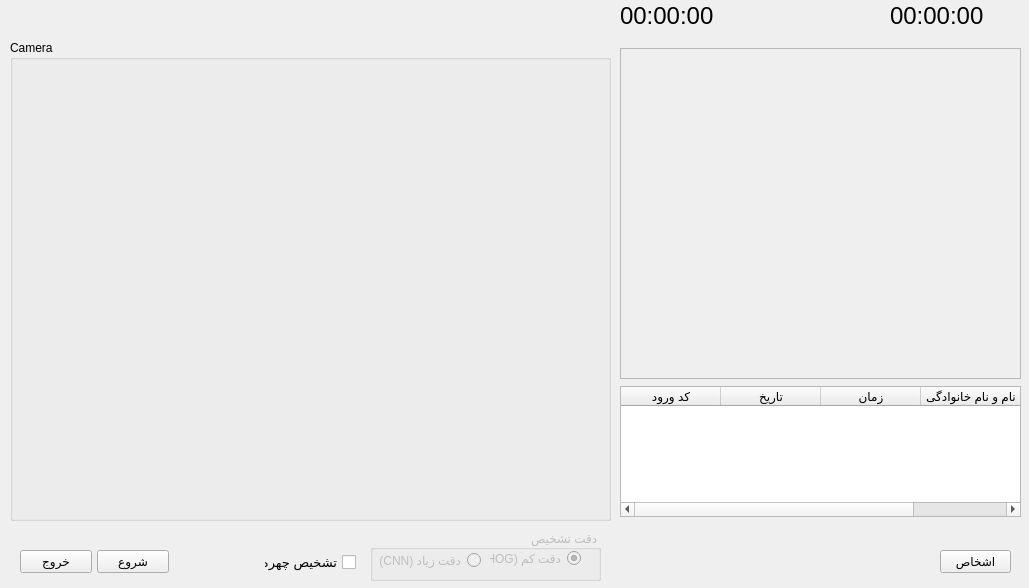
<?xml version="1.0" encoding="UTF-8"?>
<ui version="4.0">
 <class>MainForm</class>
 <widget class="QWidget" name="MainForm">
  <property name="geometry">
   <rect>
    <x>0</x>
    <y>0</y>
    <width>1029</width>
    <height>588</height>
   </rect>
  </property>
  <property name="windowTitle">
   <string>Face detection</string>
  </property>
  <widget class="QPushButton" name="control_bt">
   <property name="geometry">
    <rect>
     <x>97</x>
     <y>550</y>
     <width>72</width>
     <height>23</height>
    </rect>
   </property>
   <property name="font">
    <font>
     <family>Microsoft Sans Serif</family>
     <weight>50</weight>
     <bold>false</bold>
    </font>
   </property>
   <property name="text">
    <string>شروع</string>
   </property>
  </widget>
  <widget class="QGroupBox" name="VideoBox">
   <property name="geometry">
    <rect>
     <x>10</x>
     <y>40</y>
     <width>601</width>
     <height>481</height>
    </rect>
   </property>
   <property name="font">
    <font>
     <family>Microsoft Sans Serif</family>
     <weight>50</weight>
     <bold>false</bold>
    </font>
   </property>
   <property name="title">
    <string>Camera</string>
   </property>
   <widget class="QLabel" name="image_label">
    <property name="geometry">
     <rect>
      <x>-10</x>
      <y>0</y>
      <width>601</width>
      <height>461</height>
     </rect>
    </property>
    <property name="font">
     <font>
      <family>Microsoft Sans Serif</family>
      <weight>50</weight>
      <bold>false</bold>
     </font>
    </property>
    <property name="text">
     <string/>
    </property>
   </widget>
  </widget>
  <widget class="QPushButton" name="BtnExit">
   <property name="geometry">
    <rect>
     <x>20</x>
     <y>550</y>
     <width>72</width>
     <height>23</height>
    </rect>
   </property>
   <property name="font">
    <font>
     <family>Microsoft Sans Serif</family>
     <weight>50</weight>
     <bold>false</bold>
    </font>
   </property>
   <property name="text">
    <string>خروج</string>
   </property>
  </widget>
  <widget class="QLabel" name="LblTime">
   <property name="geometry">
    <rect>
     <x>890</x>
     <y>0</y>
     <width>111</width>
     <height>31</height>
    </rect>
   </property>
   <property name="sizePolicy">
    <sizepolicy hsizetype="Preferred" vsizetype="Preferred">
     <horstretch>1</horstretch>
     <verstretch>1</verstretch>
    </sizepolicy>
   </property>
   <property name="font">
    <font>
     <family>Microsoft Sans Serif</family>
     <pointsize>18</pointsize>
     <weight>50</weight>
     <bold>false</bold>
    </font>
   </property>
   <property name="text">
    <string>00:00:00</string>
   </property>
  </widget>
  <widget class="QScrollArea" name="scrollArea">
   <property name="geometry">
    <rect>
     <x>620</x>
     <y>48</y>
     <width>401</width>
     <height>331</height>
    </rect>
   </property>
   <property name="font">
    <font>
     <family>Microsoft Sans Serif</family>
     <weight>50</weight>
     <bold>false</bold>
    </font>
   </property>
   <property name="widgetResizable">
    <bool>true</bool>
   </property>
   <widget class="QWidget" name="scrollAreaWidgetContents">
    <property name="geometry">
     <rect>
      <x>0</x>
      <y>0</y>
      <width>399</width>
      <height>329</height>
     </rect>
    </property>
   </widget>
  </widget>
  <widget class="QTableWidget" name="tableView">
   <property name="geometry">
    <rect>
     <x>620</x>
     <y>386</y>
     <width>401</width>
     <height>131</height>
    </rect>
   </property>
   <property name="font">
    <font>
     <family>Microsoft Sans Serif</family>
     <weight>50</weight>
     <bold>false</bold>
    </font>
   </property>
   <column>
    <property name="text">
     <string>کد ورود</string>
    </property>
   </column>
   <column>
    <property name="text">
     <string>تاریخ</string>
    </property>
   </column>
   <column>
    <property name="text">
     <string>زمان</string>
    </property>
   </column>
   <column>
    <property name="text">
     <string>نام و نام خانوادگی</string>
    </property>
   </column>
  </widget>
  <widget class="QCheckBox" name="ChBoxFaceDetect">
   <property name="enabled">
    <bool>true</bool>
   </property>
   <property name="geometry">
    <rect>
     <x>264</x>
     <y>552</y>
     <width>92</width>
     <height>20</height>
    </rect>
   </property>
   <property name="font">
    <font>
     <family>Microsoft Sans Serif</family>
     <pointsize>10</pointsize>
     <weight>50</weight>
     <bold>false</bold>
    </font>
   </property>
   <property name="tabletTracking">
    <bool>false</bool>
   </property>
   <property name="layoutDirection">
    <enum>Qt::RightToLeft</enum>
   </property>
   <property name="text">
    <string>تشخیص چهره</string>
   </property>
  </widget>
  <widget class="QGroupBox" name="groupBox">
   <property name="enabled">
    <bool>false</bool>
   </property>
   <property name="geometry">
    <rect>
     <x>370</x>
     <y>530</y>
     <width>231</width>
     <height>51</height>
    </rect>
   </property>
   <property name="font">
    <font>
     <family>Microsoft Sans Serif</family>
     <weight>50</weight>
     <bold>false</bold>
    </font>
   </property>
   <property name="layoutDirection">
    <enum>Qt::RightToLeft</enum>
   </property>
   <property name="title">
    <string>دقت تشخیص</string>
   </property>
   <widget class="QRadioButton" name="cnn">
    <property name="geometry">
     <rect>
      <x>0</x>
      <y>20</y>
      <width>111</width>
      <height>21</height>
     </rect>
    </property>
    <property name="font">
     <font>
      <family>Microsoft Sans Serif</family>
      <weight>50</weight>
      <bold>false</bold>
     </font>
    </property>
    <property name="text">
     <string>(CNN) دقت زیاد</string>
    </property>
   </widget>
   <widget class="QRadioButton" name="hog">
    <property name="geometry">
     <rect>
      <x>120</x>
      <y>20</y>
      <width>91</width>
      <height>17</height>
     </rect>
    </property>
    <property name="font">
     <font>
      <family>Microsoft Sans Serif</family>
      <weight>50</weight>
      <bold>false</bold>
     </font>
    </property>
    <property name="text">
     <string>(HOG) دقت کم</string>
    </property>
    <property name="checked">
     <bool>true</bool>
    </property>
   </widget>
  </widget>
  <widget class="QPushButton" name="BtnPersons">
   <property name="geometry">
    <rect>
     <x>940</x>
     <y>550</y>
     <width>71</width>
     <height>23</height>
    </rect>
   </property>
   <property name="font">
    <font>
     <family>Microsoft Sans Serif</family>
     <weight>50</weight>
     <bold>false</bold>
    </font>
   </property>
   <property name="text">
    <string>اشخاص</string>
   </property>
  </widget>
  <widget class="QLabel" name="LblDate">
   <property name="geometry">
    <rect>
     <x>620</x>
     <y>0</y>
     <width>111</width>
     <height>31</height>
    </rect>
   </property>
   <property name="sizePolicy">
    <sizepolicy hsizetype="Preferred" vsizetype="Preferred">
     <horstretch>1</horstretch>
     <verstretch>1</verstretch>
    </sizepolicy>
   </property>
   <property name="font">
    <font>
     <family>Microsoft Sans Serif</family>
     <pointsize>18</pointsize>
     <weight>50</weight>
     <bold>false</bold>
    </font>
   </property>
   <property name="text">
    <string>00:00:00</string>
   </property>
  </widget>
 </widget>
 <resources/>
 <connections/>
</ui>
